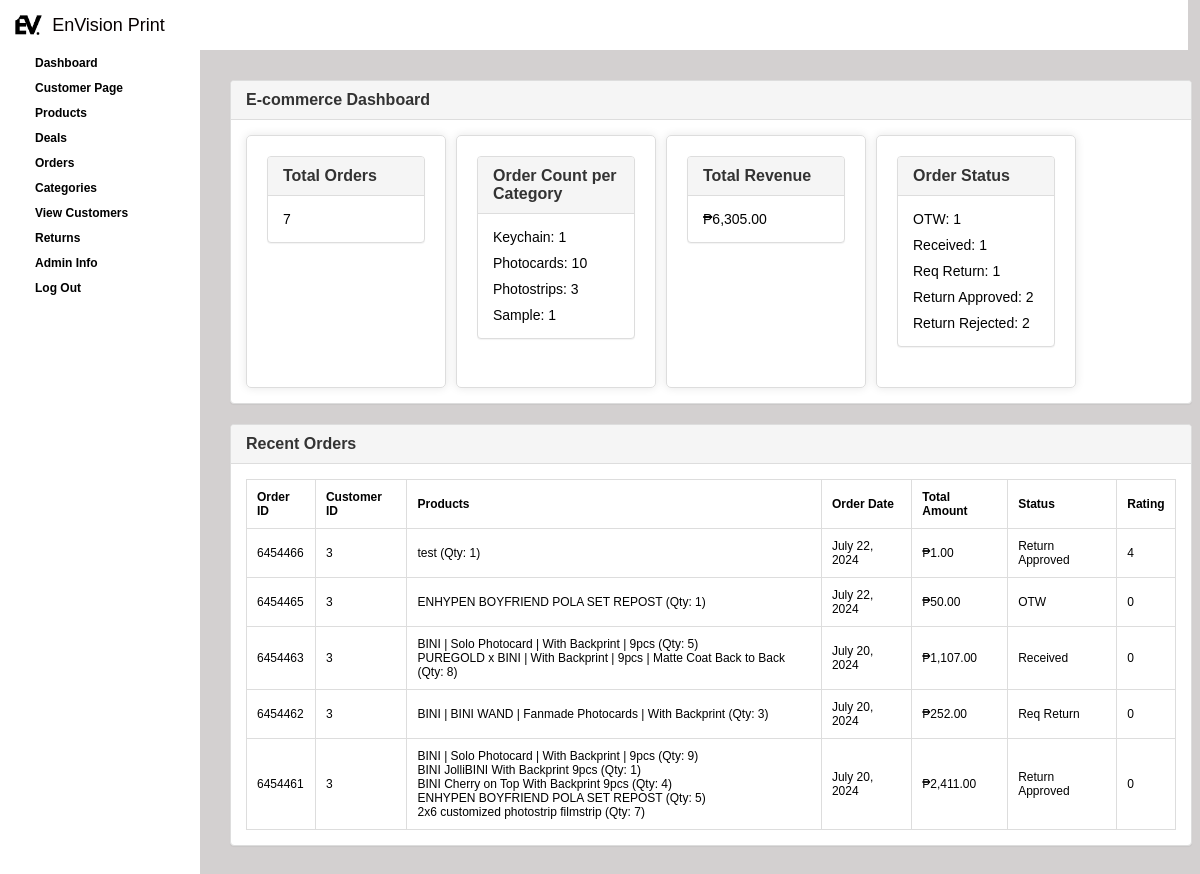
Before: /admin.php?dashboard with the older database file.
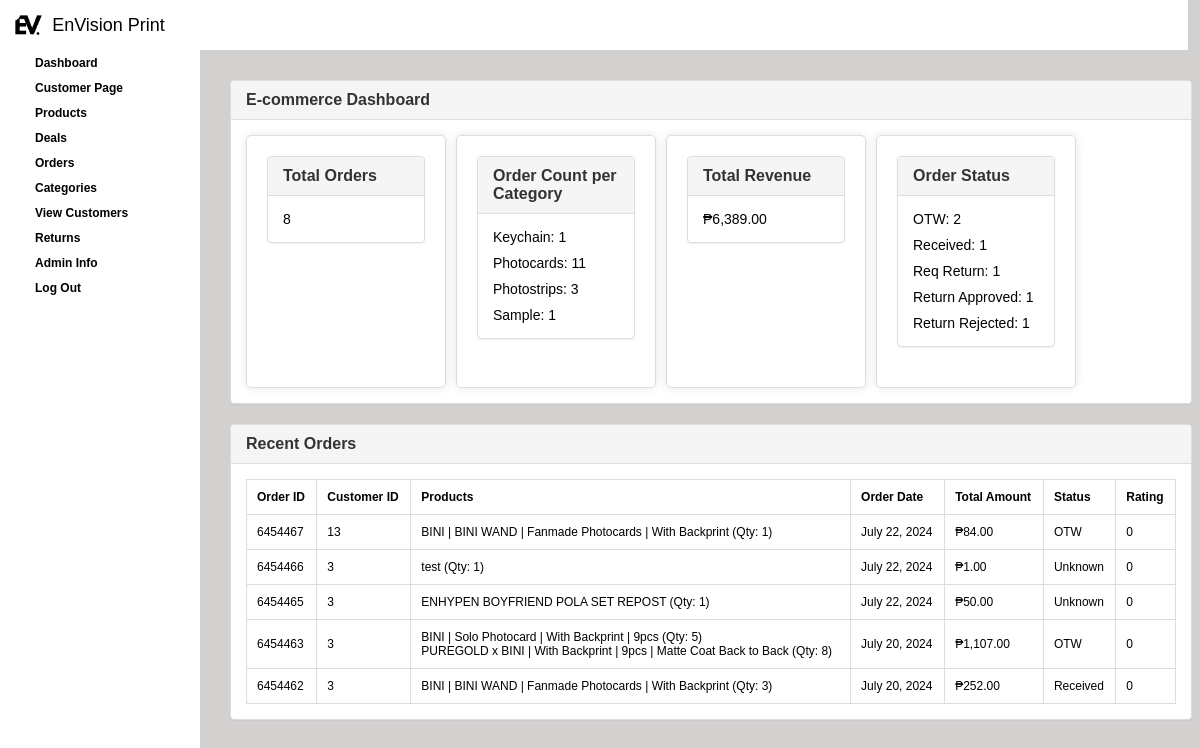
After: the same page with the newer database file.
### tables this page shows
CREATE TABLE `orders` (
  `order_id` int(11) NOT NULL,
  `customer_id` int(11) NOT NULL,
  `product_id` varchar(255) NOT NULL,
  `order_date` timestamp NOT NULL DEFAULT current_timestamp(),
  `order_quantity` varchar(255) NOT NULL,
  `total_amount` decimal(10,2) NOT NULL,
  `status` int(11) NOT NULL DEFAULT -1 COMMENT '0=otw\r\n1=recived\r\n2=req return\r\n3=return approved\r\n4=return rejected',
  `rating` int(1) DEFAULT 0,
  `Reason` varchar(999) NOT NULL
);

### dashboard.php (the view, shortened to what the changed rows need)
<?php
include("connect.php");
$orderCountPerCategoryResult = $con->query("
    SELECT items.category, COUNT(orders.order_id) as order_count
    FROM orders
    JOIN items ON FIND_IN_SET(items.ItemID, orders.product_id) > 0
    GROUP BY items.category
");
$orderCountPerCategory = [];
while ($row = $orderCountPerCategoryResult->fetch_assoc()) {
    $orderCountPerCategory[] = $row;
}
function formatStatus($status)
{
    switch ($status) {
        case 0:
            return "OTW";
        case 1:
            return "Received";
        case 2:
            return "Req Return";
        case 3:
            return "Return Approved";
        default:
            return "Unknown";
    }
}
$totalOrdersResult = $con->query("SELECT COUNT(*) as total_orders FROM orders");
$totalOrders = $totalOrdersResult->fetch_assoc()['total_orders'];
$totalRevenueResult = $con->query("SELECT SUM(total_amount) as total_revenue FROM orders");
$totalRevenue = $totalRevenueResult->fetch_assoc()['total_revenue'];
$orderStatusSummaryResult = $con->query("
    SELECT
        SUM(CASE WHEN status = 0 THEN 1 ELSE 0 END) as otw,
        SUM(CASE WHEN status = 1 THEN 1 ELSE 0 END) as received,
        SUM(CASE WHEN status = 2 THEN 1 ELSE 0 END) as req_return,
        SUM(CASE WHEN status = 3 THEN 1 ELSE 0 END) as return_approved,
        SUM(CASE WHEN status = 4 THEN 1 ELSE 0 END) as return_rejected
    FROM orders
");
$orderStatusSummary = $orderStatusSummaryResult->fetch_assoc();
$recentOrdersResult = $con->query("SELECT * FROM orders ORDER BY order_date DESC LIMIT 5");
?>
<div class="row">
    <div class="col-lg-12">
        <div class="panel panel-default">
            <div class="panel-heading">
                <h3 class="panel-title">E-commerce Dashboard</h3>
            </div>
            <div class="panel-body">
                <div class="row2">
                    <div class="col-lg-12">
                        <div class="panel panel-default">
                            <div class="panel-heading">
                                <h3 class="panel-title">Total Orders</h3>
                            </div>
                            <div class="panel-body">
                                <p><?php echo $totalOrders; ?></p>
                            </div>
                        </div>
                    </div>
                </div>
                <div class="row2">
                    <div class="col-lg-12">
                        <div class="panel panel-default">
                            <div class="panel-heading">
                                <h3 class="panel-title">Order Count per Category</h3>
                            </div>
                            <div class="panel-body">
                                <?php foreach ($orderCountPerCategory as $categoryCount) : ?>
                                    <p><?php echo $categoryCount['category']; ?>: <?php echo $categoryCount['order_count']; ?></p>
                                <?php endforeach; ?>
                            </div>
                        </div>
                    </div>
                </div>
                <div class="row2">
                    <div class="col-lg-12">
                        <div class="panel panel-default">
                            <div class="panel-heading">
                                <h3 class="panel-title">Total Revenue</h3>
                            </div>
                            <div class="panel-body">
                                <p>₱<?php echo number_format($totalRevenue, 2); ?></p>
                            </div>
                        </div>
                    </div>
                </div>
                <div class="row2">
                    <div class="col-lg-12">
                        <div class="panel panel-default">
                            <div class="panel-heading">
                                <h3 class="panel-title">Order Status</h3>
                            </div>
                            <div class="panel-body">
                                <p>OTW: <?php echo $orderStatusSummary['otw']; ?></p>
                                <p>Received: <?php echo $orderStatusSummary['received']; ?></p>
                                <p>Req Return: <?php echo $orderStatusSummary['req_return']; ?></p>
                                <p>Return Approved: <?php echo $orderStatusSummary['return_approved']; ?></p>
                                <p>Return Rejected: <?php echo $orderStatusSummary['return_rejected']; ?></p>
                            </div>
                        </div>
                    </div>
                </div>
            </div>
        </div>
    </div>
</div>
<div class="row">
    <div class="col-lg-12">
        <div class="panel panel-default">
            <div class="panel-heading">
                <h3 class="panel-title">Recent Orders</h3>
            </div>
            <div class="panel-body">
                <table>
                    <thead>
                        <tr>
                            <th>Order ID</th>
                            <th>Customer ID</th>
                            <th>Products</th>
                            <th>Order Date</th>
                            <th>Total Amount</th>
                            <th>Status</th>
                            <th>Rating</th>
                        </tr>
                    </thead>
                    <tbody>
                        <?php
                        while ($row = $recentOrdersResult->fetch_assoc()) {
                            echo "<tr>";
                            echo "<td>{$row['order_id']}</td>";
                            echo "<td>{$row['customer_id']}</td>";
                            $productIds = explode(',', $row['product_id']);
                            $quantities = explode(',', $row['order_quantity']);
                            $products = [];
                            foreach ($productIds as $index => $productId) {
                                $productResult = $con->query("SELECT * FROM items WHERE ItemID = {$productId}");
                                if ($productResult->num_rows > 0) {
                                    $product = $productResult->fetch_assoc();
                                    $products[] = "{$product['ItemName']} (Qty: {$quantities[$index]})";
                                }
                            }
                            echo "<td>" . implode('<br> ', $products) . "</td>";
                            $formattedDate = date('F j, Y', strtotime($row['order_date']));
                            echo "<td>{$formattedDate}</td>";
                            echo "<td>₱" . number_format($row['total_amount'], 2) . "</td>";
                            echo "<td>" . formatStatus($row['status']) . "</td>";
                            echo "<td>{$row['rating']}</td>";
                            echo "</tr>";
                        }
                        ?>
                    </tbody>
                </table>
            </div>
        </div>
    </div>
</div>

Changed rows visible on the page:
no longer on this page (row edited): orders: order_id "6454461", customer "3", products "BINI | Solo Photocard | With Backprint | 9pcs (Qty: 9) BINI JolliBINI With Backprint 9pcs (Qty: 1) BINI Cherry on Top With Backprint 9pcs (Qty: 4) ENHYPEN BOYFRIEND POLA SET REPOST (Qty: 5) 2x6 customized photostrip filmstrip (Qty: 7)", order_date "July 20, 2024", total_amount "2,411.00", status "Return Approved", rating "0"
added orders: order_id "6454467", customer "13", products "BINI | BINI WAND | Fanmade Photocards | With Backprint (Qty: 1)", order_date "July 22, 2024", total_amount "84.00", status "OTW", rating "0"
changed orders id 6454466: status "Return Approved" → "Unknown"; rating "4" → "0"
changed orders id 6454465: status "OTW" → "Unknown"
changed orders id 6454463: status "Received" → "OTW"
changed orders id 6454462: status "Req Return" → "Received"
Other visible differences:
$totalOrders: "7" → "8"
$totalRevenue: "6,305.00" → "6,389.00"
$orderStatusSummary['otw']: "1" → "2"
$orderStatusSummary['return_approved']: "2" → "1"
$orderStatusSummary['return_rejected']: "2" → "1"
new list line: "Photocards : 11"
list line gone: "Photocards : 10"
